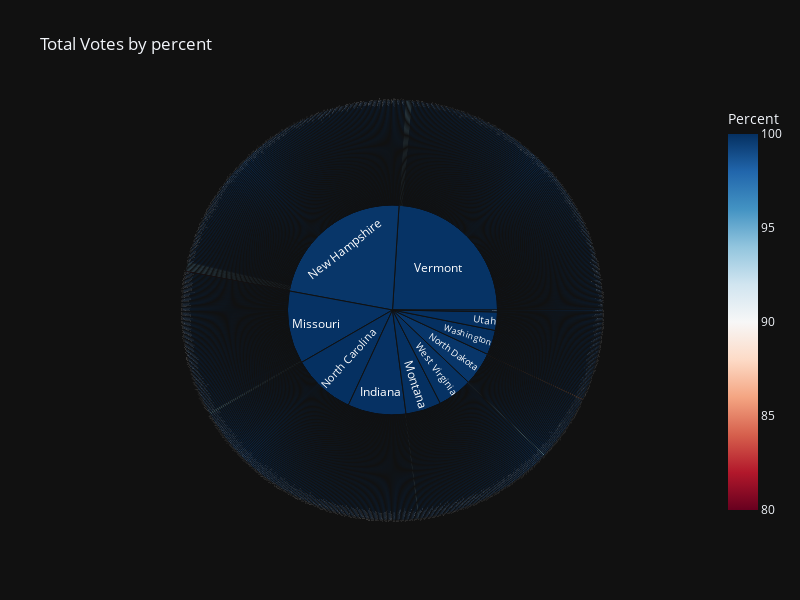

Source (notebook cell):
### Code cell
fig = px.sunburst(df,
                  path = ['state', 'county'],
                  values = 'percent',
                  title = 'Total Votes by percent',
                labels = {'state': 'State', 'percent':'Percent'},
                color = 'percent',
                color_continuous_scale = px.colors.sequential.RdBu,
                height = 600, width = 800, template = 'plotly_dark')
fig.show()

### Figure 1 — Plotly figure (JSON) as saved in the notebook; plotly's stock layout.template omitted (floating-point values rounded to 4 significant figures; data arrays with more than 128 entries replaced by an {"elided": "..."} marker saying what was removed)
{"data": [{"branchvalues": "total", "customdata": {"elided": "1036x1 float values"}, "domain": {"x": [0, 1], "y": [0, 1]}, "hovertemplate": "labels=%{label}<br>percent_sum=%{value}<br>parent=%{parent}<br>id=%{id}<br>Percent=%{color}<extra></extra>", "ids": {"elided": "1036 str values"}, "labels": {"elided": "1036 str values"}, "marker": {"coloraxis": "coloraxis", "colors": {"elided": "1036 float values"}}, "name": "", "parents": {"elided": "1036 str values"}, "type": "sunburst", "values": {"elided": "1036 float values"}}], "layout": {"coloraxis": {"colorbar": {"title": {"text": "Percent"}}, "colorscale": [[0, "rgb(103,0,31)"], [0.1, "rgb(178,24,43)"], [0.2, "rgb(214,96,77)"], [0.3, "rgb(244,165,130)"], [0.4, "rgb(253,219,199)"], [0.5, "rgb(247,247,247)"], [0.6, "rgb(209,229,240)"], [0.7, "rgb(146,197,222)"], [0.8, "rgb(67,147,195)"], [0.9, "rgb(33,102,172)"], [1, "rgb(5,48,97)"]]}, "height": 600, "legend": {"tracegroupgap": 0}, "title": {"text": "Total Votes by percent"}, "width": 800}}
